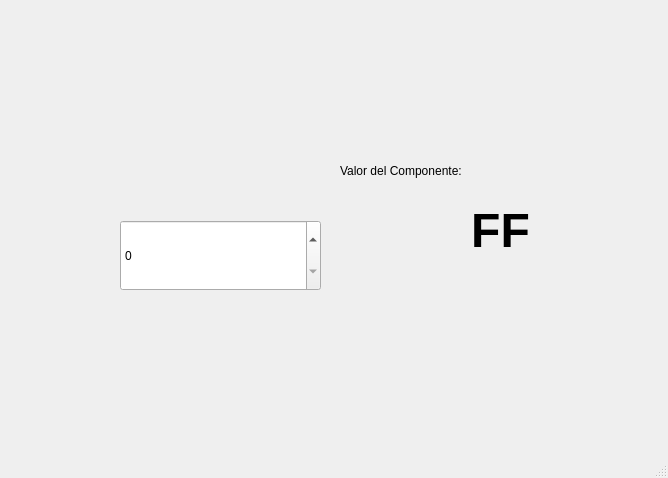
<?xml version="1.0" encoding="UTF-8"?>
<ui version="4.0">
 <class>MainWindow</class>
 <widget class="QMainWindow" name="MainWindow">
  <property name="geometry">
   <rect>
    <x>0</x>
    <y>0</y>
    <width>668</width>
    <height>478</height>
   </rect>
  </property>
  <property name="windowTitle">
   <string>MainWindow</string>
  </property>
  <property name="styleSheet">
   <string notr="true"/>
  </property>
  <widget class="QWidget" name="centralwidget">
   <widget class="QLabel" name="label_10">
    <property name="geometry">
     <rect>
      <x>520</x>
      <y>330</y>
      <width>131</width>
      <height>111</height>
     </rect>
    </property>
    <property name="styleSheet">
     <string notr="true"/>
    </property>
    <property name="text">
     <string/>
    </property>
    <property name="pixmap">
     <pixmap resource="recursos.qrc">:/AmongUs/amongBlanco.png</pixmap>
    </property>
    <property name="scaledContents">
     <bool>true</bool>
    </property>
   </widget>
   <widget class="QLabel" name="label_11">
    <property name="geometry">
     <rect>
      <x>20</x>
      <y>20</y>
      <width>621</width>
      <height>111</height>
     </rect>
    </property>
    <property name="styleSheet">
     <string notr="true"/>
    </property>
    <property name="text">
     <string/>
    </property>
    <property name="pixmap">
     <pixmap resource="recursos.qrc">:/Logos/uat.png</pixmap>
    </property>
    <property name="scaledContents">
     <bool>true</bool>
    </property>
   </widget>
   <widget class="QLabel" name="label">
    <property name="geometry">
     <rect>
      <x>340</x>
      <y>150</y>
      <width>161</width>
      <height>41</height>
     </rect>
    </property>
    <property name="text">
     <string>Valor del Componente:</string>
    </property>
   </widget>
   <widget class="QLabel" name="txt_valor">
    <property name="geometry">
     <rect>
      <x>420</x>
      <y>210</y>
      <width>161</width>
      <height>41</height>
     </rect>
    </property>
    <property name="font">
     <font>
      <pointsize>36</pointsize>
      <weight>75</weight>
      <bold>true</bold>
     </font>
    </property>
    <property name="text">
     <string>FF</string>
    </property>
    <property name="alignment">
     <set>Qt::AlignCenter</set>
    </property>
   </widget>
   <widget class="QSpinBox" name="spinBox">
    <property name="geometry">
     <rect>
      <x>120</x>
      <y>220</y>
      <width>201</width>
      <height>71</height>
     </rect>
    </property>
   </widget>
  </widget>
  <widget class="QMenuBar" name="menubar">
   <property name="geometry">
    <rect>
     <x>0</x>
     <y>0</y>
     <width>668</width>
     <height>24</height>
    </rect>
   </property>
  </widget>
  <widget class="QStatusBar" name="statusbar"/>
 </widget>
 <resources>
  <include location="recursos.qrc"/>
 </resources>
 <connections/>
</ui>
